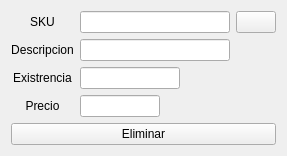
              <widget class="QWidget" name="page_eliminar">
               <layout class="QVBoxLayout" name="verticalLayout_6">
                <item>
                 <layout class="QGridLayout" name="gridLayout_3">
                  <item row="2" column="0">
                   <widget class="QLabel" name="label_11">
                    <property name="text">
                     <string>Existrencia</string>
                    </property>
                    <property name="alignment">
                     <set>Qt::AlignCenter</set>
                    </property>
                   </widget>
                  </item>
                  <item row="1" column="1">
                   <widget class="QLineEdit" name="descripcion_eliminar"/>
                  </item>
                  <item row="2" column="1">
                   <widget class="QLineEdit" name="existencia_eliminar">
                    <property name="minimumSize">
                     <size>
                      <width>100</width>
                      <height>0</height>
                     </size>
                    </property>
                    <property name="maximumSize">
                     <size>
                      <width>100</width>
                      <height>16777215</height>
                     </size>
                    </property>
                   </widget>
                  </item>
                  <item row="0" column="1">
                   <widget class="QLineEdit" name="sku_eliminar">
                    <property name="minimumSize">
                     <size>
                      <width>150</width>
                      <height>0</height>
                     </size>
                    </property>
                    <property name="maximumSize">
                     <size>
                      <width>150</width>
                      <height>16777215</height>
                     </size>
                    </property>
                   </widget>
                  </item>
                  <item row="0" column="0">
                   <widget class="QLabel" name="label_12">
                    <property name="layoutDirection">
                     <enum>Qt::LeftToRight</enum>
                    </property>
                    <property name="text">
                     <string>SKU</string>
                    </property>
                    <property name="alignment">
                     <set>Qt::AlignCenter</set>
                    </property>
                   </widget>
                  </item>
                  <item row="1" column="0">
                   <widget class="QLabel" name="label_13">
                    <property name="text">
                     <string>Descripcion</string>
                    </property>
                    <property name="alignment">
                     <set>Qt::AlignCenter</set>
                    </property>
                   </widget>
                  </item>
                  <item row="3" column="0">
                   <widget class="QLabel" name="label_14">
                    <property name="text">
                     <string>Precio</string>
                    </property>
                    <property name="alignment">
                     <set>Qt::AlignCenter</set>
                    </property>
                   </widget>
                  </item>
                  <item row="3" column="1">
                   <widget class="QLineEdit" name="precio_eliminar">
                    <property name="minimumSize">
                     <size>
                      <width>80</width>
                      <height>0</height>
                     </size>
                    </property>
                    <property name="maximumSize">
                     <size>
                      <width>80</width>
                      <height>16777215</height>
                     </size>
                    </property>
                   </widget>
                  </item>
                  <item row="0" column="2">
                   <widget class="QPushButton" name="boton_buscar_eliminar">
                    <property name="text">
                     <string/>
                    </property>
                    <property name="icon">
                     <iconset>
                      <normaloff>../../../resources/imagenes/BUSCAR.png</normaloff>../../../resources/imagenes/BUSCAR.png</iconset>
                    </property>
                    <property name="iconSize">
                     <size>
                      <width>32</width>
                      <height>32</height>
                     </size>
                    </property>
                   </widget>
                  </item>
                 </layout>
                </item>
                <item>
                 <widget class="QPushButton" name="boton_accion_eliminar">
                  <property name="text">
                   <string>Eliminar</string>
                  </property>
                  <property name="icon">
                   <iconset>
                    <normaloff>../../../resources/imagenes/boton_eliminar.png</normaloff>../../../resources/imagenes/boton_eliminar.png</iconset>
                  </property>
                  <property name="iconSize">
                   <size>
                    <width>32</width>
                    <height>32</height>
                   </size>
                  </property>
                 </widget>
                </item>
               </layout>
              </widget>
